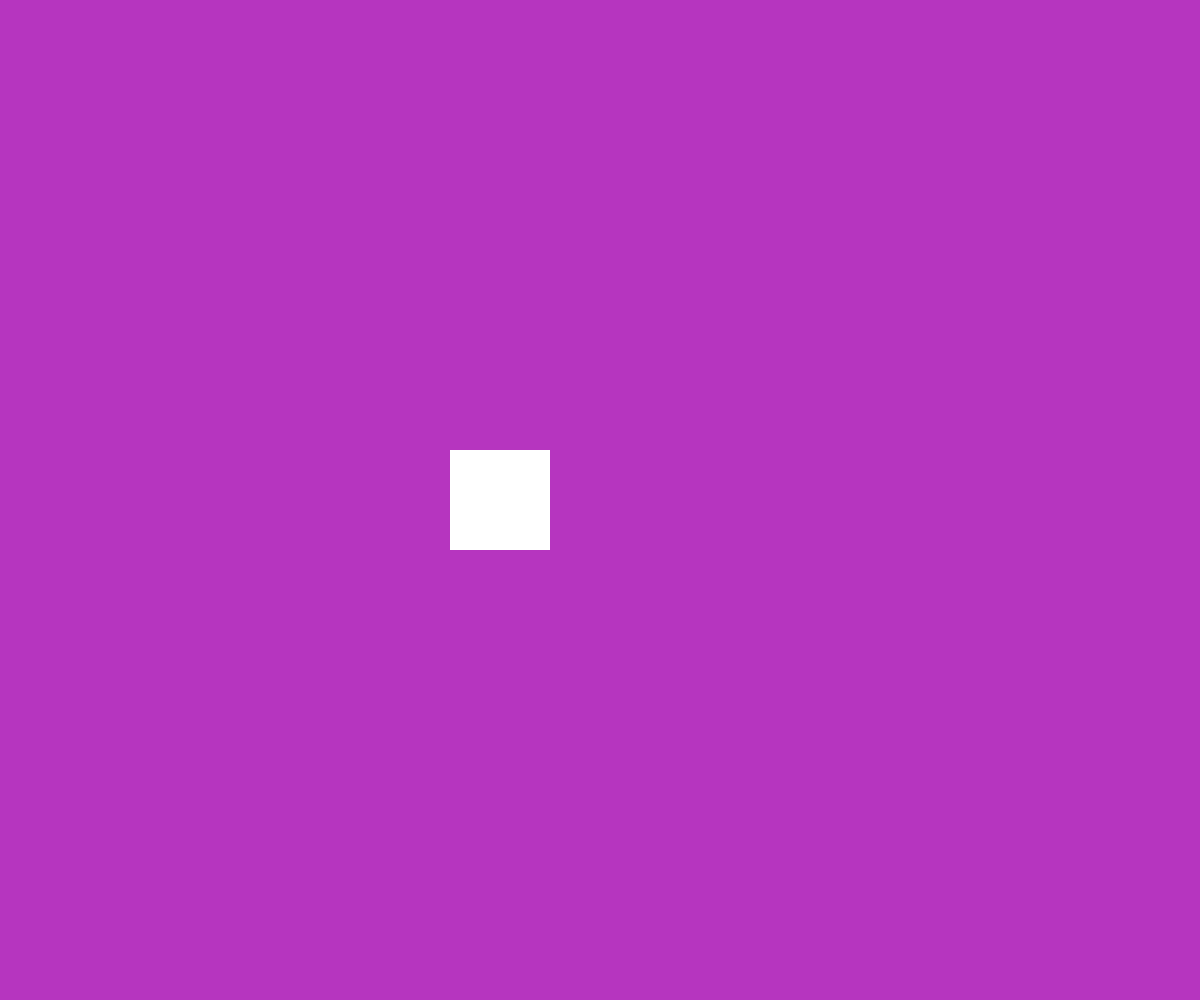
Frame 1 (no input)
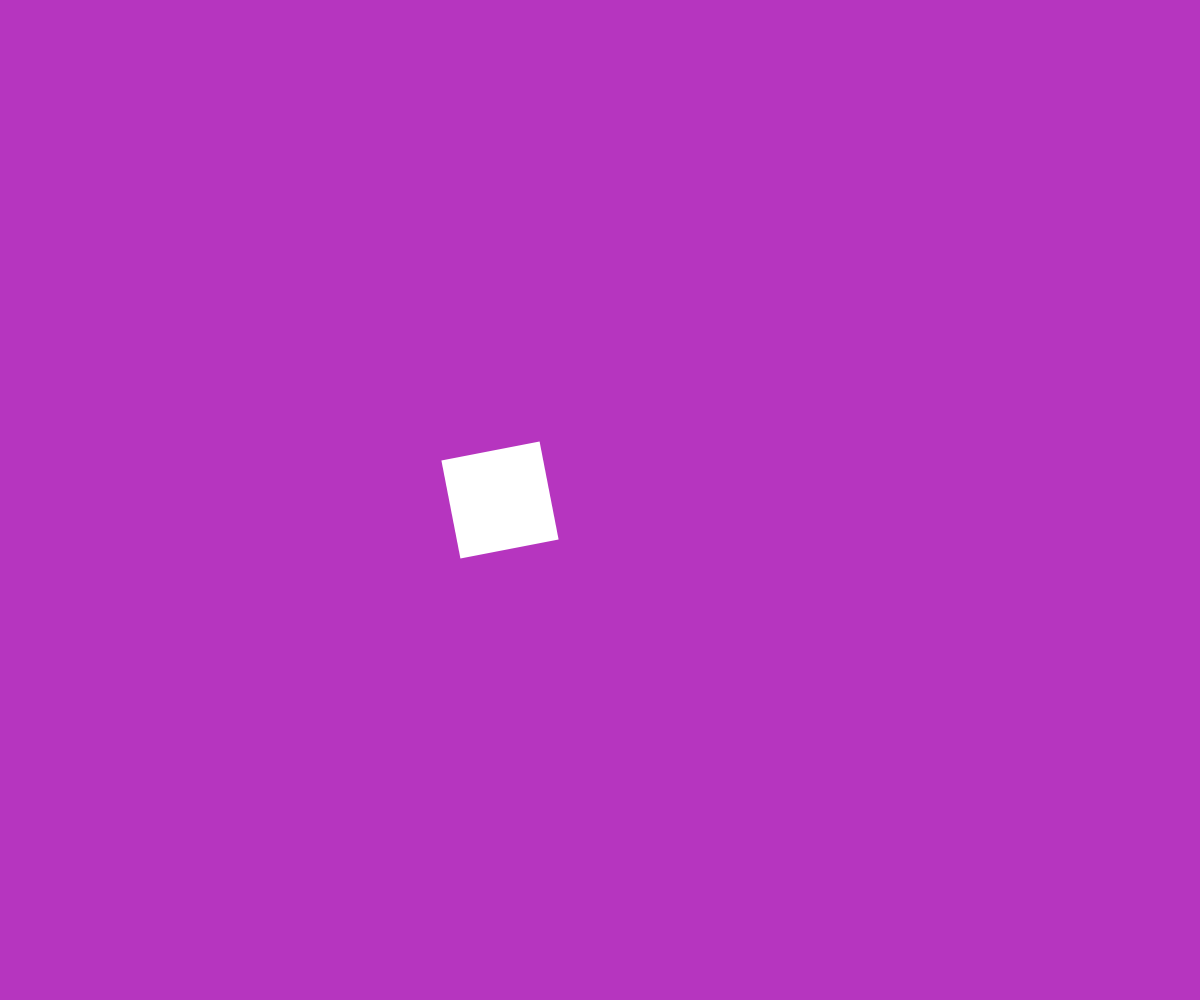
Frame 60 (no input)
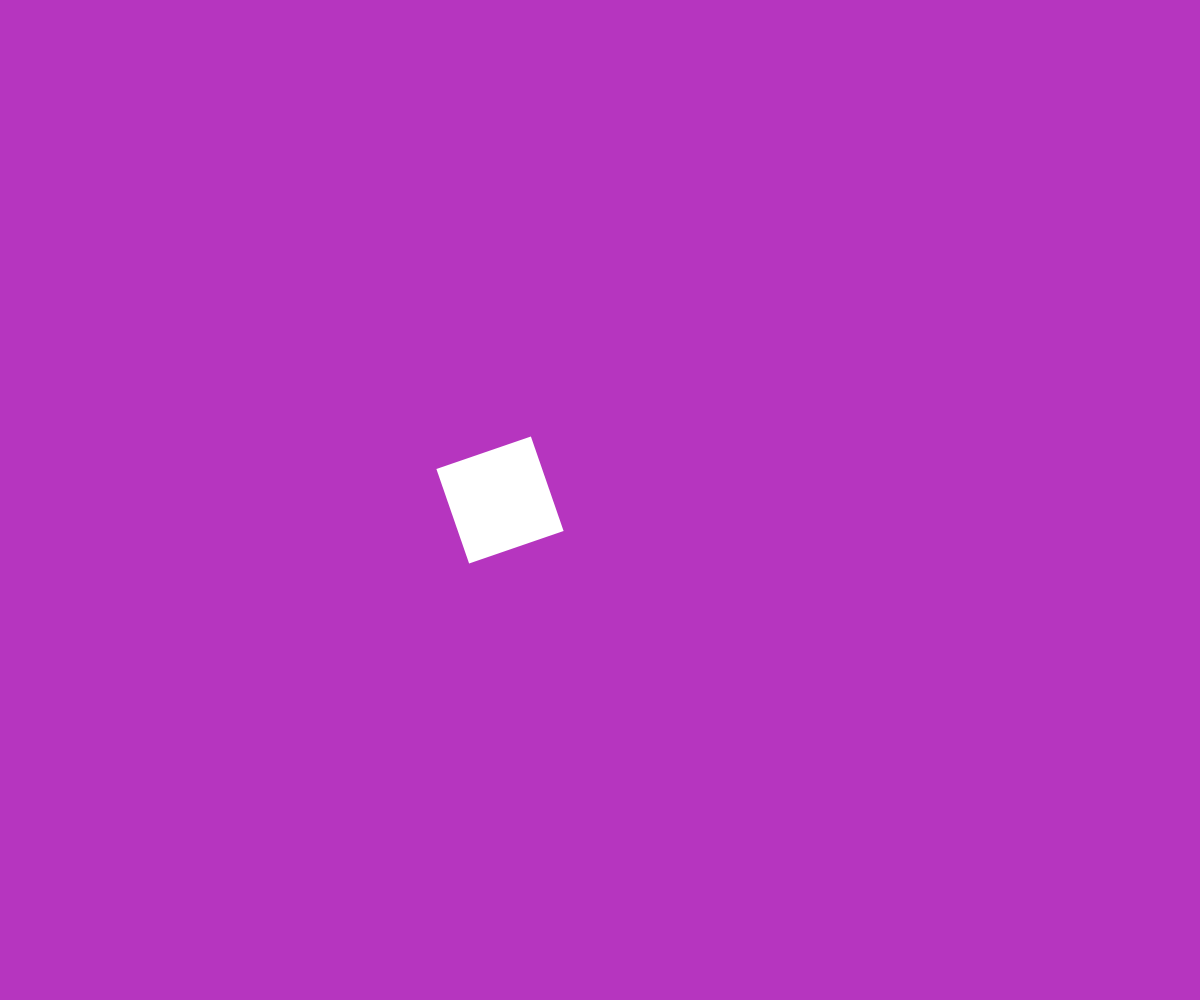
Frame 120 (the mouse pressed at the canvas centre since frame 60)

The p5.js sketch that drew these frames (run headless with seeded random() and noise() and a simulated clock; from frame 60 on, the mouse is pressed at the canvas centre):

// p5.js sketch
// ── sketch.js
var r = 0;
var backR;
var backG;
var backB;

function setup() {
  createCanvas(windowWidth,windowHeight);
  backR = random(255);
  backG = random(255);
  backB = random(255);
  background(backR,backG,backB);
  rectMode(CENTER);
  noStroke();
  smooth();
}

function draw() {
  fill(backR,backG,backB);
  rect(width/2,height/2,width,height);
  fill(255);
  translate(500,500);
  rotate(r);
  rect(0,0,100,100);
  r = r + 0.05;
  
}
